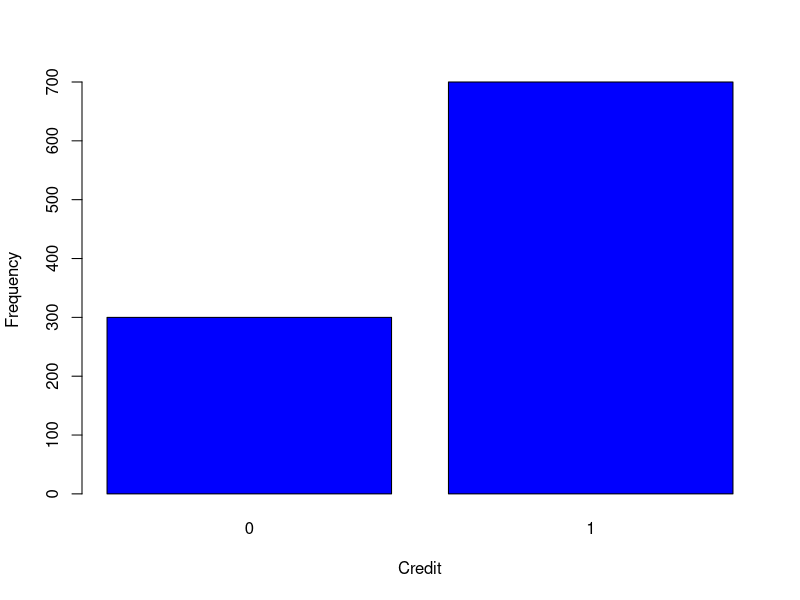

Here is the R script that generated this plot: (Note: this script raises an error after producing the figure.)
##################################################
#
# Lab: KNN classification with German Credit Data            
#
##################################################

## Calling packages for classification knn

library(class) #install.packages("class")


## Data Reading

german = read.table("germandata.txt",header=T) 
german$y = ifelse(german$y=="good", 1, 0)
german$y = factor(german$y)

sum(is.na(german))

#german = na.omit(german) #can remove the cases with missing values if any


## Data explorating

summary(german)
str(german)
dim(german)
head(german)
barplot(table(german$y), col = "blue", xlab = "Credit", ylab = "Frequency")



## Selecting and standardizing numerical variables 

y = german[,21]
X = scale(german[,c(2,5,8,11,13,16,18)])
head(germanX)


## KNN with K=5

fit = knn(train=X, test=X, cl=y, k=5) 


## Predicting

yhat=fit
ctable = table(y, yhat, dnn=c("Actual", "Predicted")); ctable #classification table


## Evaluating

miss.err = 1-sum(diag(ctable))/sum(ctable); miss.err # Misclassification Rate
pred.acc = 1 - miss.err; pred.acc #Prediction Accuracy
diag(ctable)[2]/apply(ctable, 1, sum)[2] # Sensitivity
diag(ctable)[1]/apply(ctable, 1, sum)[1] # Specificity



###########################################
# Computing the test error by paritioning


## Data partitioning

set.seed(123)
V = 2
n =  NROW(german)
id = sample(1:V, n, prob = c(0.7,0.3), replace = T) # Partitioning 7:3
ii = which(id==1)
X.train = X[ii,]; X.test  = X[-ii,]
y.train = y[ii];  y.test  = y[-ii]


## KNN fitting with K=5

fit = knn(train=X.train, test=X.test, cl=y.train, k=5) 


## Predicting and Evaluating

yhat=fit
ctable = table(y.test, yhat, dnn=c("Actual", "Predicted")); ctable #classification table

miss.err = 1-sum(diag(ctable))/sum(ctable); miss.err # Misclassification Rate
pred.acc = 1 - miss.err; pred.acc #Prediction Accuracy
diag(ctable)[2]/apply(ctable, 1, sum)[2] # Sensitivity
diag(ctable)[1]/apply(ctable, 1, sum)[1] # Specificity




##########################
# Computing the CV error


V = 10 #V-fold CV
miss.err.train = 0
miss.err.test = 0
cutoff = 0.5

set.seed(12345)
id = sample(1:V, nrow(german), replace = T)

for(i in 1:V) {
  
  print(i)
  
  ## Data Partitioning 

  X.train = X[id != i,]; X.test  = X[id == i,] 
  y.train = y[id != i];  y.test  = y[id == i] 

  ## Fitting
  fit = knn(train=X.train, test=X.test, cl=y.train, k=5) 

  ## Predicting and Evaluating
  yhat=fit
  miss.err.test = miss.err.test + mean(y.test != yhat) 
  
}

cv.err.test = miss.err.test/ V;cv.err.test # CV test error



### END
